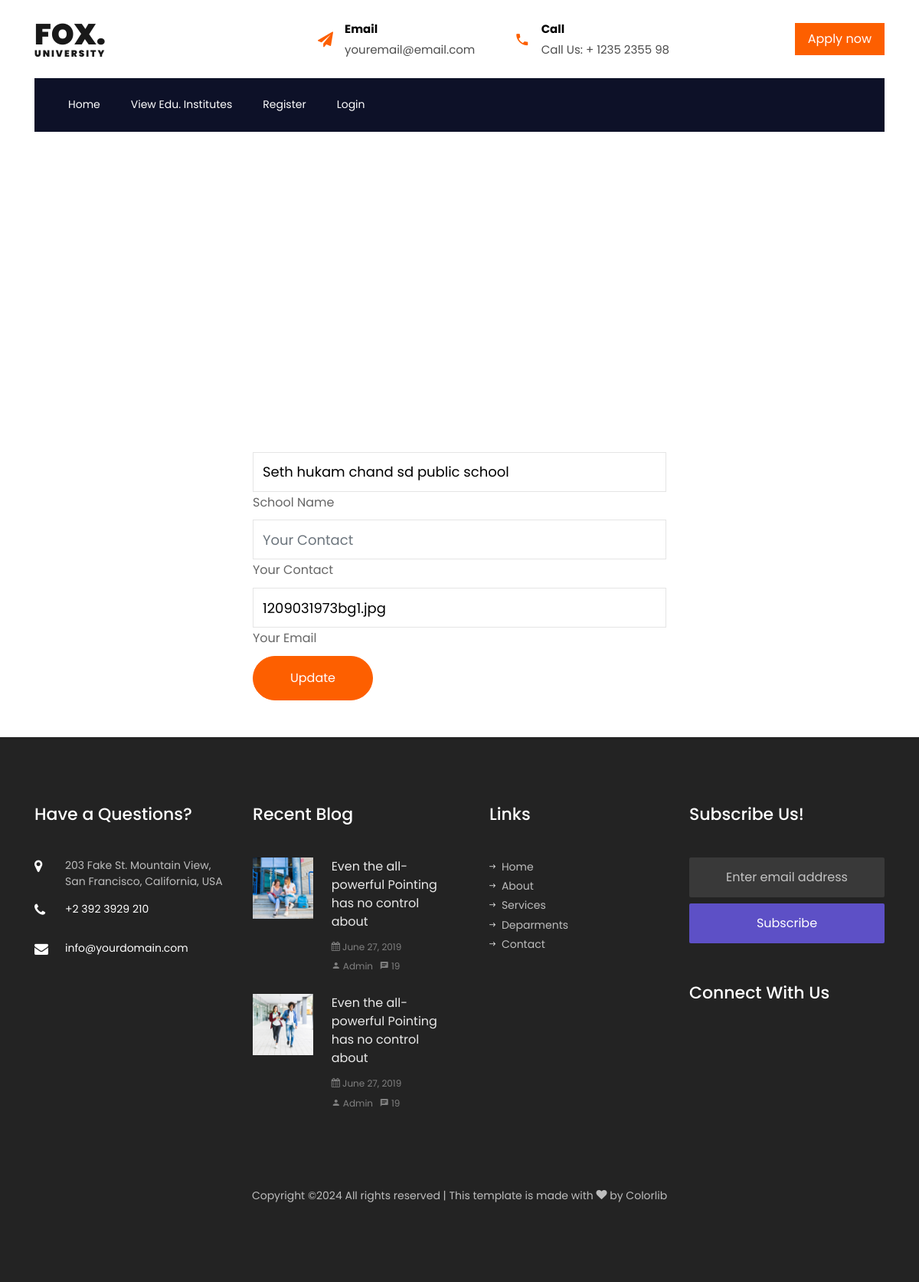
Screenshot of /edit_user.php?id=8 with the database file from the repository.
### tables this page shows
CREATE TABLE `school` (
  `id` int(10) NOT NULL,
  `school_name` varchar(100) NOT NULL,
  `email` varchar(255) NOT NULL,
  `password` varchar(255) NOT NULL,
  `photo` longtext NOT NULL,
  `city` varchar(100) NOT NULL,
  `area` varchar(100) NOT NULL,
  `address` varchar(100) NOT NULL,
  `contact` bigint(10) NOT NULL,
  `description` varchar(100) NOT NULL,
  `status` varchar(20) NOT NULL DEFAULT 'active',
  `createdat` timestamp(6) NOT NULL DEFAULT current_timestamp(6) ON UPDATE current_timestamp(6)
);

### edit_user.php (the view, shortened to what this page needs)
<?php
if(isset($_REQUEST['id']))
{
    $id = $_REQUEST['id'];
    include_once("config.php");
    $query = "select * from school where id='$id'";
    $res = mysqli_query($conn,$query);
    if($row = mysqli_fetch_array($res))
    {
        $n = $row['school_name'];
        $e = $row['photo'];
        $c = $row['city'];
    }
}
else{
    echo "<script>window.location.assign('admin_view_user.php')</script>";
}
?>
<?php
    include_once("header.php");
?>
    <div class="container-fluid page-header py-5 mb-5 wow fadeIn" data-wow-delay="0.1s">
        <div class="container text-center py-5">
            <h1 class="display-2 text-white mb-4 animated slideInDown">Edit Profile</h1>
        </div>
    </div>
    <div class="container-xxl py-5">
        <div class="container">
            <div class="row g-5">
                <div class="col-lg-6 mx-auto wow fadeInUp" data-wow-delay="0.1s">
                    <form method="post">
                        <div class="row g-3">
                            <div class="col-md-12">
                                <div class="form-floating">
                                    <input type="text" class="form-control" id="name" placeholder="School Name" name="school_name" value="<?php echo $n; ?>">
                                    <label for="name">School Name</label>
                                </div>
                            </div>
                            <div class="col-md-12">
                                <div class="form-floating">
                                    <input type="number" class="form-control" id="contact" placeholder="Your Contact" name="contact"  value="<?php echo $c; ?>">
                                    <label for="contact">Your Contact</label>
                                </div>
                            </div>
                            <div class="col-md-12">
                                <div class="form-floating">
                                    <input type="email" class="form-control" id="email" placeholder="Your Email" name="email"  value="<?php echo $e; ?>">
                                    <label for="email">Your Email</label>
                                </div>
                            </div>
                            <div class="col-12">
                                <button class="btn btn-primary rounded-pill py-3 px-5" type="submit" name="submit">Update</button>
                            </div>
                        </div>
                    </form>
                </div>
            </div>
        </div>
    </div>
<?php
    include_once("footer.php");
?>

### rows the page displays
school: school_name "Seth hukam chand sd public school", email "1209031973bg1.jpg"
